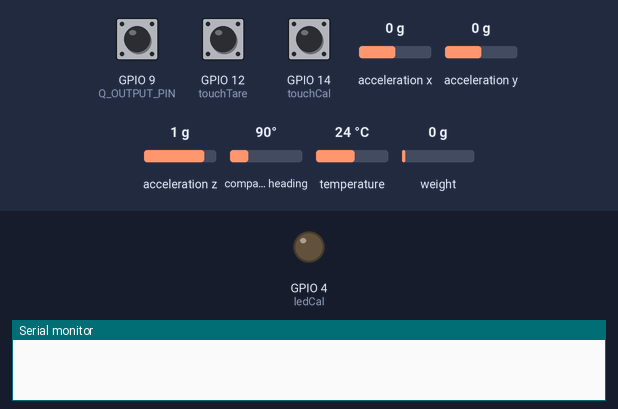
Bench run of a sketch on a simulated ESP32-S3. Parts: output pins drawn as LEDs (lit = HIGH), the last lines printed to the serial monitor. The inputs (shaded band) are chosen by the test bench; at power-on: GPIO 9 (Q_OUTPUT_PIN) HIGH, GPIO 12 (touchTare) HIGH, GPIO 14 (touchCal) HIGH, acceleration x 0 g, acceleration y 0 g, acceleration z 1 g, compass heading 90°, temperature 24 °C, weight on the scale 0 g. EEPROM starts erased.

Above: at 0.0 s.
At 8.6 s:
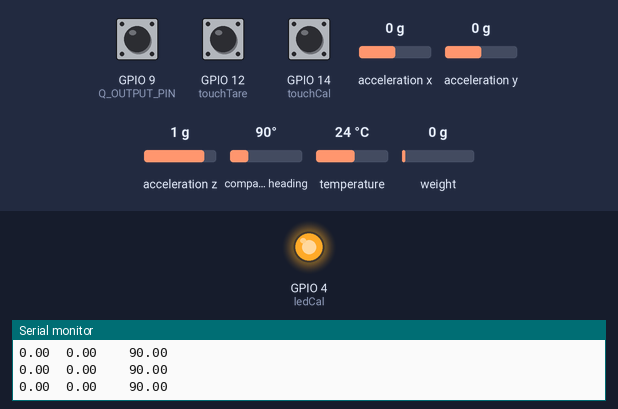
8.7 s: GPIO 9 (Q_OUTPUT_PIN) pulled LOW for 0.35 s
10.5 s: GPIO 12 (touchTare) pulled LOW for 0.35 s
Timing chart, 0 to 13.5 s (numbered marks = the images above; inputs shaded):
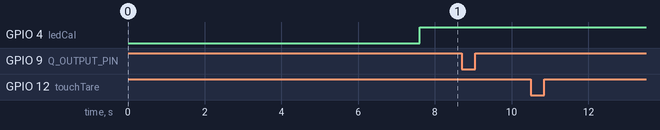

The sketch:

HALL_HX711_BNO_EEPROM.INO
```cpp
/*
 *
 * LET OP DE FILE: libesp32.a IN: /Users/berends/Documents/Arduino/hardware/espressif/esp32/tools/sdk/lib
 * IS VERVANGEN DOOR EEN ANDERE VERSIE WAARDOOR ESP32 OP 80MHZ LOOPT
 *
 *
 *
 */

/* ESP32 CONNECTIONS LOLIN32

   BNO055
   ===========
   0x29
   Connect SCL to 22
   Connect SDA to 21
   Connect VDD to 3.3V DC
   Connect GROUND to common ground

   HX711
   ===========
   Connect SCL to 32
   Connect SDA to 33
   Connect VDD to 3.3V DC
   Connect GROUND to common ground

   HALL EFFECT
   ===========
   Connect orange to 5V DC
   Connect green to Ground
   Connect Black to 2 UNO //

   TARE/CALIB BUTTONS
   ===========
   TARE TO 12
   CALIBRATION UP 14
   CALIBRATION DOWN 13
   3.3V VIA BUTTON AND LED/REISTANCE TO GROUND

   arduino ide via WEMOS LOLIN32, 80Mhz, 115200

   History
   =======
  2018/5/23
  2024/5/05
*/

#include <Wire.h>
#include <Adafruit_Sensor.h>
#include <Adafruit_BNO055.h>
#include <utility/imumaths.h>
#include "HX711.h"
#if defined(ESP8266)|| defined(ESP32) || defined(AVR)
#include <EEPROM.h>
#endif
//#include "soc/rtc.h"


// HX711 circuit wiring
const int LOADCELL_DOUT_PIN = 33;
const int LOADCELL_SCK_PIN = 32;
const int calVal_eepromAdress = 0; //2
float oldCalibrationValue = 0.00; //2

String incomingByte = "";
float preCalibration = 0.00;
float calibrationFactor = 0.00;


HX711 scale;

const int touchTare = 12;
const int touchCal = 14; //calibration call
const int threshold = 20;
int touchValue;
const int ledCal = 4;
unsigned long previousMillis;   // variable for comparing millis counter
bool ledState = false;


/* Set the delay between fresh samples */
#define BNO055_SAMPLERATE_DELAY_MS (100)

// Check I2C device address and correct line below (by default address is 0x29 or 0x28)
//                                   id, address
Adafruit_BNO055 bno = Adafruit_BNO055(-1, 0x29, &Wire);

// HX711 POWERMETER VARIABLES

//float calibration_factor = -9; //-7050 worked for my 440lb max scale setup
float as = 0;
int MeasurementsToAverage = 16;
float AveragePower = 0;
float totalp = 0;
int w = 1;
float pas = 20;
unsigned long currentmillis, elapsedtime, totalmillis, strokemillis, elapsedtimestroke;
float pastotal = 0;

const int numReadings = 5;
int strokeRate[numReadings];      // the readings from the analog input
int readIndex = 0;              // the index of the current reading
int strokeRateTotal = 0;                  // the running total
int strokeaverage = 0;
float SPower[numReadings];
float powerTotal = 0;
float poweraverage = 0;

// HALL EFFECT
#define Q_OUTPUT_PIN    9   /**< Hall Switch Output Pin  */
int nulling = 0;
bool hallValue = HIGH;
bool hallState = true;


// HALL EFFECT HANDLER
void int_handler()
{
	hallValue = digitalRead(Q_OUTPUT_PIN);

	if(hallValue == LOW)
    {
      nulling = 1;
      hallState = true;
      Serial.println(nulling);
      Serial.println(hallState);
		//Serial.println("B Field ON");
      //  digitalWrite(LED_BUILTIN, HIGH);
	}
    else if(hallValue == HIGH)
    {
        nulling = 0;
        hallState = false;
        Serial.println(nulling);
      //  Serial.println("B Field OFF");
      //  digitalWrite(LED_BUILTIN, LOW);
	}
}

/**************************************************************************/
/*
    Arduino setup function (automatically called at startup)
*/
/**************************************************************************/
void setup()
{
  //rtc_clk_cpu_freq_set(RTC_CPU_FREQ_80M);

  Wire.begin(21, 22, 400000); // (SDA, SCL) (21, 22) are default on ESP32, 400 kHz I2C bus speed
  delay(5000);
  EEPROM.begin(100);

  Serial.begin(115200);

  delay(200);
  Serial.println("HX711 Demo");
  Serial.println("Initializing the scale");
  // Initialize library with data output pin, clock input pin and gain factor.
  // Channel selection is made by passing the appropriate gain:
  // - With a gain factor of 64 or 128, channel A is selected
  // - With a gain factor of 32, channel B is selected
  // By omitting the gain factor parameter, the library
  // default "128" (Channel A) is used here.
  scale.begin(LOADCELL_DOUT_PIN, LOADCELL_SCK_PIN);

  scale.set_scale(2280.f);                      // this value is obtained by calibrating the scale with known weights; see the README for details
  scale.tare();				        // reset the scale to 0
  delay(200);
  Serial.println("Orientation Sensor Raw Data Test"); Serial.println("");
  // Initialise the sensor
  if(!bno.begin())
  {
    // There was a problem detecting the BNO055 ... check your connections
    Serial.print("BNO055 not detected ");
    while(1);
  }
  delay(1000);
  /* Display the current temperature */
  int8_t temp = bno.getTemp();
  bno.setExtCrystalUse(true);

  pinMode(ledCal, OUTPUT);

  // SETTING INTERUPT HANDLER HALL EFFECT SENSOR
  pinMode(Q_OUTPUT_PIN, INPUT_PULLUP); // mode can be set as INPUT, OUTPU, INPUT_PULLUP
  attachInterrupt(digitalPinToInterrupt(Q_OUTPUT_PIN), int_handler, FALLING); //CHANGE, FALLING, RISING, LOW, HIGH


}

/**************************************************************************/
/*
    Arduino loop function, called once 'setup' is complete (your own code
    should go here)
*/
/**************************************************************************/
void loop()
{
  //calibration();


  float pas = GetPower();

    Serial.print(pas);
    Serial.print("  ");
    Serial.print(calibrationFactor);
    Serial.print("    ");

  delay(100);

  // Possible vector values can be:
  // - VECTOR_ACCELEROMETER - m/s^2
  // - VECTOR_MAGNETOMETER  - uT
  // - VECTOR_GYROSCOPE     - rad/s
  // - VECTOR_EULER         - degrees
  // - VECTOR_LINEARACCEL   - m/s^2
  // - VECTOR_GRAVITY       - m/s^2
  imu::Vector<3> euler = bno.getVector(Adafruit_BNO055::VECTOR_EULER);

  /* Display the floating point data */
  //Serial.print("X: ");
  Serial.println(euler.x());

/*
  float deg = euler.x();
  deg = deg + 10;
  Serial.println(deg);
  */

  /*
  Serial.print(" Y: ");
  Serial.print(euler.y());
  Serial.print(" Z: ");
  Serial.print(euler.z());
  Serial.print("\t\t");
  */


  BNO055calibration();

  delay(BNO055_SAMPLERATE_DELAY_MS);

  calbutton();
  tarebutton();
}

float GetPower()
{
    float as = (scale.get_units());
   /*
    if (as <= 1)
    {
      as = 0;
    }
    */
    return as;
}

void tarebutton()
{
    touchValue = touchRead(touchTare);

    if (touchValue < threshold)  {
      Serial.println("Stay clear");
      delay(5000);
      scale.tare();
      Serial.println("Tare done");
      delay(1000);
  }
}

void calbutton() {
    touchValue = touchRead(touchCal);

    if (touchValue < threshold) {
      Serial.println("\tCALIBRATION");
      Serial.print(touchValue);
      delay(2000);
      scale.set_scale();
      delay(50);
      scale.tare();
      Serial.println("Put the known weight 1kg on");
      delay(5000);
      Serial.println("Thank you");
      preCalibration = scale.get_units(20);
      Serial.println(preCalibration);
      delay(5000);
      calibrationFactor = (preCalibration/1000);
      Serial.println("The calibration factor: ");
      Serial.println(calibrationFactor);
      scale.set_scale(calibrationFactor);
      delay(5000);
      EEPROM.put(calVal_eepromAdress, calibrationFactor);
      scale.tare();
     }
    else {

    }
}

void BNO055calibration() {
  /* Display calibration status for each sensor. */
 uint8_t system, gyro, accel, mag = 0;
  bno.getCalibration(&system, &gyro, &accel, &mag);

  if (system == 3 && gyro == 3 && mag == 3) {
    //Serial.println("Cali! 3");
    digitalWrite(ledCal, HIGH);
  }

  else {
    if (millis() - previousMillis >= 1000)  // check that 1000ms is pass
    {
      if (ledState == false) {              // check the leddState and toggle it.
        ledState = true;
      }
      else {
        ledState = false;
      }
      digitalWrite(ledCal, ledState);          // Set LED state to ledState
      previousMillis = millis();            // set previousMillis to current millis
    }
  }
}
```
